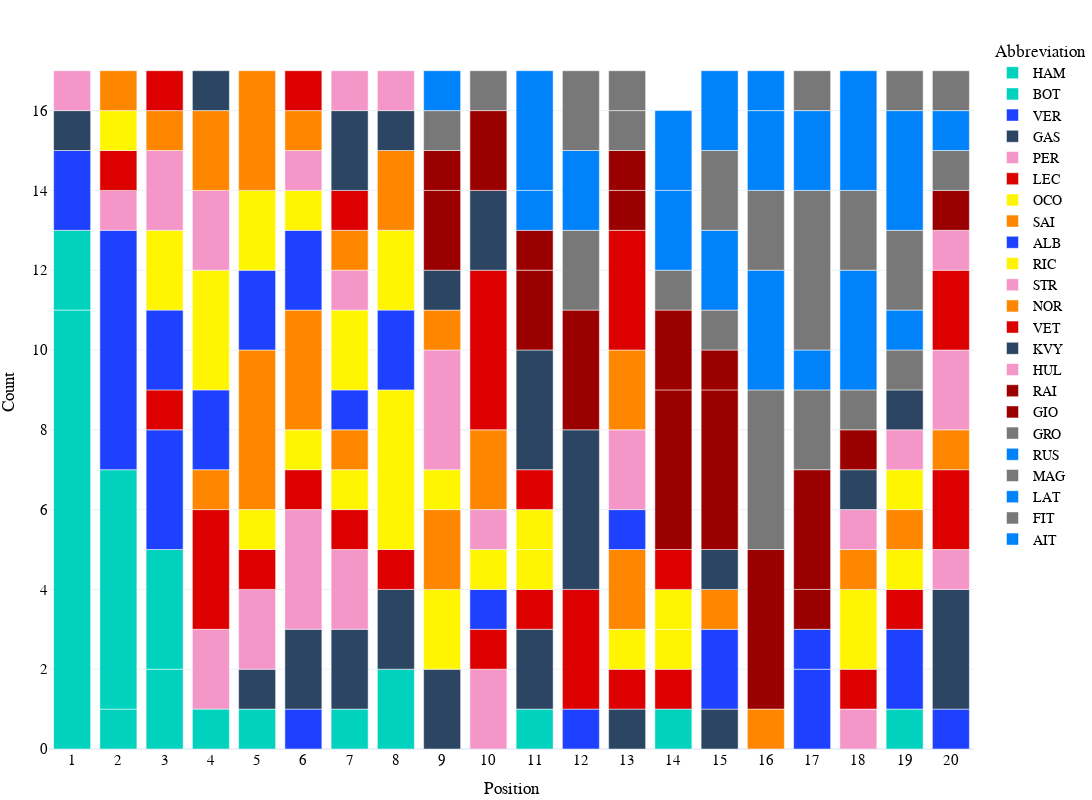

Notebook source saved alongside this figure:
### Code cell
fig=px.bar(grouped, 
           x="Position", 
           y='Count', 
           color='Abbreviation',
        #    title="Race Position Counts By Driver for the {} F1 Season".format(year),
           height=800, 
           width=1200, 
           template="plotly_white",
           color_discrete_map={
                 "ALB": "#64C4FF",
                 "ALO": "#229971",
                 "BOT": "#52e252",
                 "GAS": "#0093cc",
                 "HAM": "#27F4D2",
                 "HUL": "#B6BABD",
                 "LEC": "#E80020",
                 "MAG": "#B6BABD",
                 "NOR": "#FF8000",
                 "OCO": "#0093cc",
                 "PER": "#3671C6",
                 "PIA": "#FF8000",
                 "RIC": "#6692FF",
                 "RUS": "#27F4D2",
                 "SAI": "#E80020",
                 "SAR": "#37BEDD",
                 "STR": "#229971",
                 "TSU": "#6692FF",
                 "VER": "#3671C6",
                 "ZHO": "#52e252"
            },
            )

fig.update_layout(
    hoverlabel=dict(
        bgcolor="white",
        font_size=16,
        font_family="PT Sans Narrow"
    ),
    title_x=0.5,
    yaxis = dict(tickfont = dict(size=15)),
    xaxis = dict(tickfont = dict(size=15),
    tickmode = 'linear',
    tick0 = 1,
    dtick = 1),
    font=dict(
        family="PT Sans Narrow",
        size=14,
        color="Black"
    ),
    title_font_family="PT Sans Narrow",
        margin=dict(l=5, r=5, t=35, b=5)
)
# fig.update_traces(marker={'size': 12})

### Figure 1 — Plotly figure (JSON) as saved in the notebook; plotly's stock layout.template omitted (floating-point values rounded to 4 significant figures)
{"data": [{"alignmentgroup": "True", "hovertemplate": "Abbreviation=HAM<br>Position=%{x}<br>Count=%{y}<extra></extra>", "legendgroup": "HAM", "marker": {"color": "#00D2BE", "pattern": {"shape": ""}}, "name": "HAM", "offsetgroup": "HAM", "orientation": "v", "showlegend": true, "textposition": "auto", "type": "bar", "x": [1, 2, 3, 4, 7], "xaxis": "x", "y": [11, 1, 2, 1, 1], "yaxis": "y"}, {"alignmentgroup": "True", "hovertemplate": "Abbreviation=BOT<br>Position=%{x}<br>Count=%{y}<extra></extra>", "legendgroup": "BOT", "marker": {"color": "#00D2BE", "pattern": {"shape": ""}}, "name": "BOT", "offsetgroup": "BOT", "orientation": "v", "showlegend": true, "textposition": "auto", "type": "bar", "x": [1, 2, 3, 5, 8, 11, 14, 19], "xaxis": "x", "y": [2, 6, 3, 1, 2, 1, 1, 1], "yaxis": "y"}, {"alignmentgroup": "True", "hovertemplate": "Abbreviation=VER<br>Position=%{x}<br>Count=%{y}<extra></extra>", "legendgroup": "VER", "marker": {"color": "#1E41FF", "pattern": {"shape": ""}}, "name": "VER", "offsetgroup": "VER", "orientation": "v", "showlegend": true, "textposition": "auto", "type": "bar", "x": [1, 2, 3, 6, 17, 19, 20], "xaxis": "x", "y": [2, 6, 3, 1, 2, 2, 1], "yaxis": "y"}, {"alignmentgroup": "True", "hovertemplate": "Abbreviation=GAS<br>Position=%{x}<br>Count=%{y}<extra></extra>", "legendgroup": "GAS", "marker": {"color": "#2B4562", "pattern": {"shape": ""}}, "name": "GAS", "offsetgroup": "GAS", "orientation": "v", "showlegend": true, "textposition": "auto", "type": "bar", "x": [1, 5, 6, 7, 8, 9, 11, 13, 15, 20], "xaxis": "x", "y": [1, 1, 2, 2, 2, 2, 2, 1, 1, 3], "yaxis": "y"}, {"alignmentgroup": "True", "hovertemplate": "Abbreviation=PER<br>Position=%{x}<br>Count=%{y}<extra></extra>", "legendgroup": "PER", "marker": {"color": "#F596C8", "pattern": {"shape": ""}}, "name": "PER", "offsetgroup": "PER", "orientation": "v", "showlegend": true, "textposition": "auto", "type": "bar", "x": [1, 2, 4, 5, 6, 7, 10, 18, 20], "xaxis": "x", "y": [1, 1, 2, 2, 3, 2, 2, 1, 1], "yaxis": "y"}, {"alignmentgroup": "True", "hovertemplate": "Abbreviation=LEC<br>Position=%{x}<br>Count=%{y}<extra></extra>", "legendgroup": "LEC", "marker": {"color": "#DC0000", "pattern": {"shape": ""}}, "name": "LEC", "offsetgroup": "LEC", "orientation": "v", "showlegend": true, "textposition": "auto", "type": "bar", "x": [2, 3, 4, 5, 6, 7, 8, 10, 11, 13, 14, 18, 19, 20], "xaxis": "x", "y": [1, 1, 3, 1, 1, 1, 1, 1, 1, 1, 1, 1, 1, 2], "yaxis": "y"}, {"alignmentgroup": "True", "hovertemplate": "Abbreviation=OCO<br>Position=%{x}<br>Count=%{y}<extra></extra>", "legendgroup": "OCO", "marker": {"color": "#FFF500", "pattern": {"shape": ""}}, "name": "OCO", "offsetgroup": "OCO", "orientation": "v", "showlegend": true, "textposition": "auto", "type": "bar", "x": [2, 5, 6, 7, 8, 9, 11, 13, 14, 18, 19], "xaxis": "x", "y": [1, 1, 1, 1, 4, 2, 1, 1, 1, 2, 1], "yaxis": "y"}, {"alignmentgroup": "True", "hovertemplate": "Abbreviation=SAI<br>Position=%{x}<br>Count=%{y}<extra></extra>", "legendgroup": "SAI", "marker": {"color": "#FF8700", "pattern": {"shape": ""}}, "name": "SAI", "offsetgroup": "SAI", "orientation": "v", "showlegend": true, "textposition": "auto", "type": "bar", "x": [2, 4, 5, 6, 7, 9, 13, 18, 19, 20], "xaxis": "x", "y": [1, 1, 4, 3, 1, 2, 2, 1, 1, 1], "yaxis": "y"}, {"alignmentgroup": "True", "hovertemplate": "Abbreviation=ALB<br>Position=%{x}<br>Count=%{y}<extra></extra>", "legendgroup": "ALB", "marker": {"color": "#1E41FF", "pattern": {"shape": ""}}, "name": "ALB", "offsetgroup": "ALB", "orientation": "v", "showlegend": true, "textposition": "auto", "type": "bar", "x": [3, 4, 5, 6, 7, 8, 10, 12, 13, 15, 17], "xaxis": "x", "y": [2, 2, 2, 2, 1, 2, 1, 1, 1, 2, 1], "yaxis": "y"}, {"alignmentgroup": "True", "hovertemplate": "Abbreviation=RIC<br>Position=%{x}<br>Count=%{y}<extra></extra>", "legendgroup": "RIC", "marker": {"color": "#FFF500", "pattern": {"shape": ""}}, "name": "RIC", "offsetgroup": "RIC", "orientation": "v", "showlegend": true, "textposition": "auto", "type": "bar", "x": [3, 4, 5, 6, 7, 8, 9, 10, 11, 14, 19], "xaxis": "x", "y": [2, 3, 2, 1, 2, 2, 1, 1, 1, 1, 1], "yaxis": "y"}, {"alignmentgroup": "True", "hovertemplate": "Abbreviation=STR<br>Position=%{x}<br>Count=%{y}<extra></extra>", "legendgroup": "STR", "marker": {"color": "#F596C8", "pattern": {"shape": ""}}, "name": "STR", "offsetgroup": "STR", "orientation": "v", "showlegend": true, "textposition": "auto", "type": "bar", "x": [3, 4, 6, 7, 9, 10, 13, 18, 19, 20], "xaxis": "x", "y": [2, 2, 1, 1, 3, 1, 2, 1, 1, 2], "yaxis": "y"}, {"alignmentgroup": "True", "hovertemplate": "Abbreviation=NOR<br>Position=%{x}<br>Count=%{y}<extra></extra>", "legendgroup": "NOR", "marker": {"color": "#FF8700", "pattern": {"shape": ""}}, "name": "NOR", "offsetgroup": "NOR", "orientation": "v", "showlegend": true, "textposition": "auto", "type": "bar", "x": [3, 4, 5, 6, 7, 8, 9, 10, 13, 15, 16], "xaxis": "x", "y": [1, 2, 3, 1, 1, 2, 1, 2, 2, 1, 1], "yaxis": "y"}, {"alignmentgroup": "True", "hovertemplate": "Abbreviation=VET<br>Position=%{x}<br>Count=%{y}<extra></extra>", "legendgroup": "VET", "marker": {"color": "#DC0000", "pattern": {"shape": ""}}, "name": "VET", "offsetgroup": "VET", "orientation": "v", "showlegend": true, "textposition": "auto", "type": "bar", "x": [3, 6, 7, 10, 11, 12, 13, 14, 20], "xaxis": "x", "y": [1, 1, 1, 4, 1, 3, 3, 1, 2], "yaxis": "y"}, {"alignmentgroup": "True", "hovertemplate": "Abbreviation=KVY<br>Position=%{x}<br>Count=%{y}<extra></extra>", "legendgroup": "KVY", "marker": {"color": "#2B4562", "pattern": {"shape": ""}}, "name": "KVY", "offsetgroup": "KVY", "orientation": "v", "showlegend": true, "textposition": "auto", "type": "bar", "x": [4, 7, 8, 9, 10, 11, 12, 15, 18, 19], "xaxis": "x", "y": [1, 2, 1, 1, 2, 3, 4, 1, 1, 1], "yaxis": "y"}, {"alignmentgroup": "True", "hovertemplate": "Abbreviation=HUL<br>Position=%{x}<br>Count=%{y}<extra></extra>", "legendgroup": "HUL", "marker": {"color": "#F596C8", "pattern": {"shape": ""}}, "name": "HUL", "offsetgroup": "HUL", "orientation": "v", "showlegend": true, "textposition": "auto", "type": "bar", "x": [7, 8, 20], "xaxis": "x", "y": [1, 1, 1], "yaxis": "y"}, {"alignmentgroup": "True", "hovertemplate": "Abbreviation=RAI<br>Position=%{x}<br>Count=%{y}<extra></extra>", "legendgroup": "RAI", "marker": {"color": "#9B0000", "pattern": {"shape": ""}}, "name": "RAI", "offsetgroup": "RAI", "orientation": "v", "showlegend": true, "textposition": "auto", "type": "bar", "x": [9, 11, 12, 13, 14, 15, 17], "xaxis": "x", "y": [2, 2, 3, 1, 4, 4, 1], "yaxis": "y"}, {"alignmentgroup": "True", "hovertemplate": "Abbreviation=GIO<br>Position=%{x}<br>Count=%{y}<extra></extra>", "legendgroup": "GIO", "marker": {"color": "#9B0000", "pattern": {"shape": ""}}, "name": "GIO", "offsetgroup": "GIO", "orientation": "v", "showlegend": true, "textposition": "auto", "type": "bar", "x": [9, 10, 11, 13, 14, 15, 16, 17, 18, 20], "xaxis": "x", "y": [1, 2, 1, 1, 2, 1, 4, 3, 1, 1], "yaxis": "y"}, {"alignmentgroup": "True", "hovertemplate": "Abbreviation=GRO<br>Position=%{x}<br>Count=%{y}<extra></extra>", "legendgroup": "GRO", "marker": {"color": "#787878", "pattern": {"shape": ""}}, "name": "GRO", "offsetgroup": "GRO", "orientation": "v", "showlegend": true, "textposition": "auto", "type": "bar", "x": [9, 12, 14, 15, 16, 17, 18, 19, 20], "xaxis": "x", "y": [1, 2, 1, 1, 4, 2, 1, 1, 1], "yaxis": "y"}, {"alignmentgroup": "True", "hovertemplate": "Abbreviation=RUS<br>Position=%{x}<br>Count=%{y}<extra></extra>", "legendgroup": "RUS", "marker": {"color": "#0082fa", "pattern": {"shape": ""}}, "name": "RUS", "offsetgroup": "RUS", "orientation": "v", "showlegend": true, "textposition": "auto", "type": "bar", "x": [9, 11, 12, 14, 15, 16, 17, 18, 19, 20], "xaxis": "x", "y": [1, 1, 2, 2, 2, 3, 1, 3, 1, 1], "yaxis": "y"}, {"alignmentgroup": "True", "hovertemplate": "Abbreviation=MAG<br>Position=%{x}<br>Count=%{y}<extra></extra>", "legendgroup": "MAG", "marker": {"color": "#787878", "pattern": {"shape": ""}}, "name": "MAG", "offsetgroup": "MAG", "orientation": "v", "showlegend": true, "textposition": "auto", "type": "bar", "x": [10, 12, 13, 15, 16, 17, 18, 19, 20], "xaxis": "x", "y": [1, 2, 1, 2, 2, 4, 2, 2, 1], "yaxis": "y"}, {"alignmentgroup": "True", "hovertemplate": "Abbreviation=LAT<br>Position=%{x}<br>Count=%{y}<extra></extra>", "legendgroup": "LAT", "marker": {"color": "#0082fa", "pattern": {"shape": ""}}, "name": "LAT", "offsetgroup": "LAT", "orientation": "v", "showlegend": true, "textposition": "auto", "type": "bar", "x": [11, 14, 15, 16, 17, 18, 19], "xaxis": "x", "y": [3, 2, 2, 2, 2, 3, 3], "yaxis": "y"}, {"alignmentgroup": "True", "hovertemplate": "Abbreviation=FIT<br>Position=%{x}<br>Count=%{y}<extra></extra>", "legendgroup": "FIT", "marker": {"color": "#787878", "pattern": {"shape": ""}}, "name": "FIT", "offsetgroup": "FIT", "orientation": "v", "showlegend": true, "textposition": "auto", "type": "bar", "x": [13, 17, 19], "xaxis": "x", "y": [1, 1, 1], "yaxis": "y"}, {"alignmentgroup": "True", "hovertemplate": "Abbreviation=AIT<br>Position=%{x}<br>Count=%{y}<extra></extra>", "legendgroup": "AIT", "marker": {"color": "#0082fa", "pattern": {"shape": ""}}, "name": "AIT", "offsetgroup": "AIT", "orientation": "v", "showlegend": true, "textposition": "auto", "type": "bar", "x": [16], "xaxis": "x", "y": [1], "yaxis": "y"}], "layout": {"barmode": "relative", "font": {"color": "Black", "family": "PT Sans Narrow", "size": 14}, "height": 800, "hoverlabel": {"bgcolor": "white", "font": {"family": "PT Sans Narrow", "size": 16}}, "legend": {"title": {"text": "Abbreviation"}, "tracegroupgap": 0}, "margin": {"b": 5, "l": 5, "r": 5, "t": 35}, "title": {"font": {"family": "PT Sans Narrow"}, "x": 0.5}, "width": 1200, "xaxis": {"anchor": "y", "domain": [0, 1], "dtick": 1, "tick0": 1, "tickfont": {"size": 15}, "tickmode": "linear", "title": {"text": "Position"}}, "yaxis": {"anchor": "x", "domain": [0, 1], "tickfont": {"size": 15}, "title": {"text": "Count"}}}}
